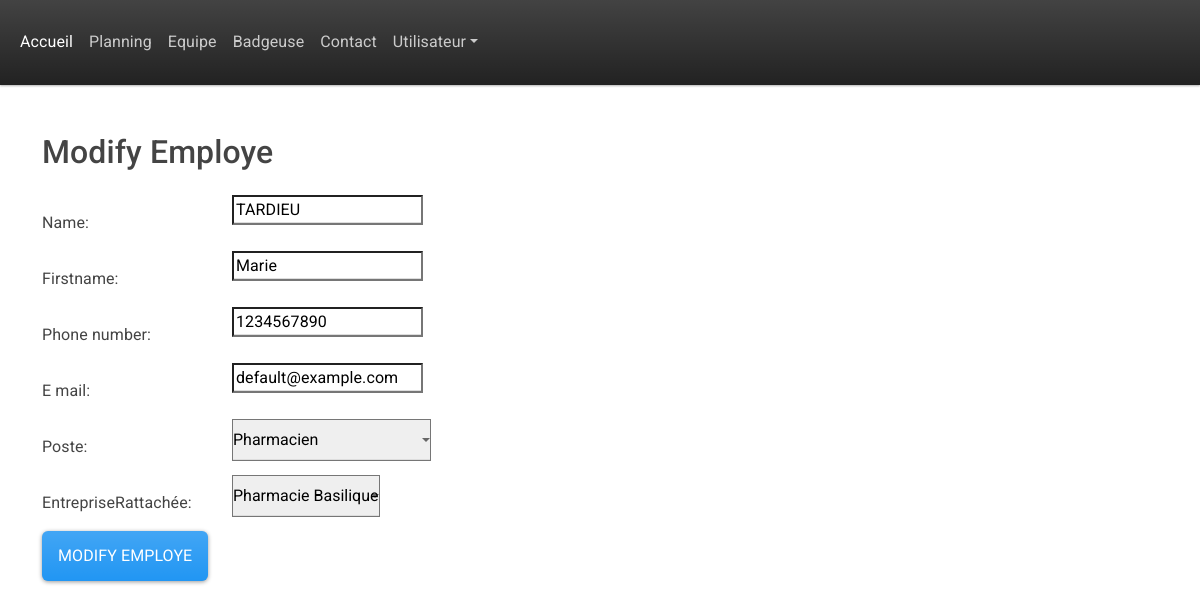
Screenshot of /modify_employe/6/ (signed in) with the database file from the repository.
### base/models.py (models this page shows, shortened)
class Employe(models.Model):
    Poste = models.ForeignKey(Poste, on_delete=models.SET_NULL, null=True)
    EntrepriseRattachée = models.ForeignKey(Entreprise, on_delete=models.SET_NULL, null=True)
    name = models.CharField(max_length=200, default="Nom")
    firstname = models.CharField(max_length=200, default="Prénom")
    e_mail = models.CharField(max_length=200, default="default@example.com")
    phone_number = models.CharField(max_length=12, default="0634567890")
    updated = models.DateTimeField(auto_now=True)
    created = models.DateTimeField(auto_now_add=True)

### base/views.py (the view)
# urls.py: path('modify_employe/<int:employe_id>/', views.modify_employe, name='modify_employe'),
def modify_employe(request, employe_id):
    employe = get_object_or_404(Employe, pk=employe_id)
    if request.method == 'POST':
        form = ModifyEmployeform(request.POST, instance=employe)
        if form.is_valid():
            form.save()
            return redirect('team_members_page')  # Redirect to the employee list page
    else:
        form = ModifyEmployeform(instance=employe)  # Pass employe_id here
    return render(request, 'base/modify_employe.html', {'form': form, 'employe_id': employe_id})

### base/forms.py
class ModifyEmployeform(forms.ModelForm):
    class Meta:
        model = Employe
        fields = ['name', 'firstname', 'Poste','phone_number', 'e_mail', 'EntrepriseRattachée']

### base/models.py (called while the page is built)
    def __str__(self) -> str:
        return self.name

    def __str__(self) -> str:
        return self.name

### base/templates/base/modify_employe.html (shortened to what this page needs)
{% extends 'main.html' %}
{% block content %}
{% if user.is_authenticated %}
<div class="container mt-5">
    <h2 class="mb-4">Modify Employe</h2>
    <form method="post" action="{% url 'modify_employe' employe_id %}" class="needs-validation" novalidate>
        <div class="form-group row">
            <label for="{{ form.name.id_for_label }}" class="col-sm-2 col-form-label">{{ form.name.label_tag }}</label>
            <div class="col-sm-10">
                {{ form.name }}
            </div>
        </div>
        <div class="form-group row">
            <label for="{{ form.name.id_for_label }}" class="col-sm-2 col-form-label">{{ form.firstname.label_tag }}</label>
            <div class="col-sm-10">
                {{ form.firstname }}
            </div>
        </div>
        <div class="form-group row">
            <label for="{{ form.Poste.id_for_label }}" class="col-sm-2 col-form-label">{{ form.phone_number.label_tag }}</label>
            <div class="col-sm-10">
                {{ form.phone_number }}
            </div>
        </div>
        <div class="form-group row">
            <label for="{{ form.Poste.id_for_label }}" class="col-sm-2 col-form-label">{{ form.e_mail.label_tag }}</label>
            <div class="col-sm-10">
                {{ form.e_mail }}
            </div>
        </div>
        <div class="form-group row">
            <label for="{{ form.Poste.id_for_label }}" class="col-sm-2 col-form-label">{{ form.Poste.label_tag }}</label>
            <div class="col-sm-10">
                {{ form.Poste }}
            </div>
        </div>
        <div class="form-group row">
            <label for="{{ form.EntrepriseRattachée.id_for_label }}" class="col-sm-2 col-form-label">{{ form.EntrepriseRattachée.label_tag }}</label>
            <div class="col-sm-10">
                {{ form.EntrepriseRattachée }}
            </div>
        </div>
        <button type="submit" class="btn btn-primary">Modify Employe</button>
    </form>
</div>
{% else %}
<h1>Veuillez vous connecter pour accéder à cette page web</h1>
<a href="{% url 'login' %}">Se connecter</a>
{% endif %}
{% endblock %}

### rows the page displays
Employe: name "TARDIEU", firstname "Marie", phone_number "1234567890", e_mail "default@example.com", Poste "Pharmacien", EntrepriseRattachée "Pharmacie Basilique"
